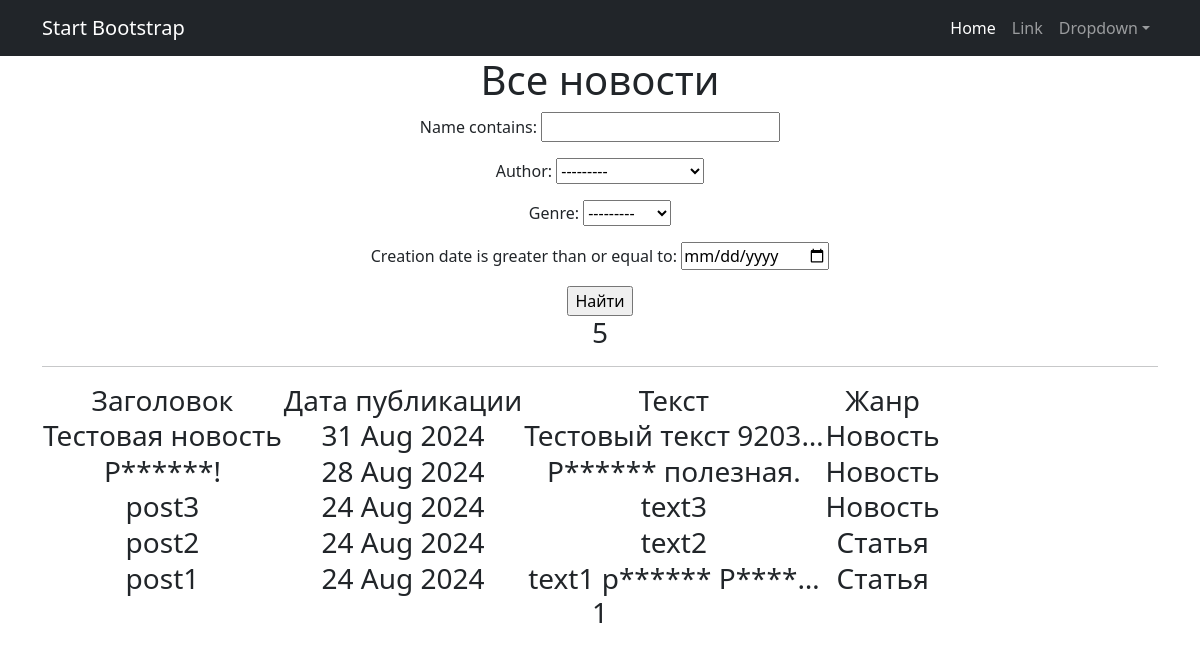
/posts/search/, run on the app's committed database.
### NewsPortal/models.py (models this page shows, shortened)
class Post(models.Model):
    genre = models.CharField(max_length=2, choices=genres)
    creation = models.DateTimeField(auto_now_add=True)
    name = models.CharField(max_length=255)
    text = models.TextField()
    rating = models.IntegerField(default=0)
    author = models.ForeignKey(Author, on_delete=models.CASCADE, related_name='posts')
    categories = models.ManyToManyField(Category, through='PostCategory')

### NewsPortal/views.py (the view)
# urls.py: path('', PostsList.as_view(), name='posts'),
class PostsList(ListView):
    model = Post
    ordering = '-creation'
    template_name = 'posts.html'
    context_object_name = 'posts'
    paginate_by = 10
    def get_template_names(self):
        if self.request.path == '/posts/':
            self.template_name = 'posts.html'
        elif self.request.path == '/posts/search/':
            self.template_name = 'search.html'
        return self.template_name
    def get_queryset(self):
        queryset = super().get_queryset()
        self.filterset = PostFilter(self.request.GET, queryset=queryset)
        return self.filterset.qs
    def get_context_data(self, **kwargs):
        context = super().get_context_data(**kwargs)
        context['filterset'] = self.filterset
        return context

### NewsPortal/templatetags/custom_filters.py (called while the page is built)
@register.filter()
def censor(value):
    if isinstance(value, str):
        for word in censor_list:
            value = value.replace(word[1:], '*' * len(word[1:]))
        return value
    else:
        return value

### templates/search.html (shortened to what this page needs)
{% extends 'flatpages/default.html' %}
{% load custom_filters %}
{% load custom_tags %}
{% block content %}
   <h1>Все новости</h1>
   <form action="" method="get">
       {{ filterset.form.as_p }}
       <input type="submit" value="Найти" />
   </form>
   <h3>{{ posts|length }}
   <hr>
   {% if posts %}
       <table>
           <tr>
               <td>Заголовок</td>
               <td>Дата публикации</td>
               <td>Текст</td>
               <td>Жанр</td>
           </tr>
           {% for post in posts %}
           <tr>
               <td>{{ post.name|censor }}</td>
               <td>{{ post.creation|date:'d M Y' }}</td>
               <td>{{ post.text|censor|truncatechars:20 }}</td>
               <td>{{ post.get_genre_display }}</td>
           </tr>
           {% endfor %}
       </table>
   {% else %}
       <h2>Новостей нет!</h2>
   {% endif %}
   {{ page_obj.number }}
{% endblock content %}

### templates/flatpages/default.html (shortened to what this page needs)
<!DOCTYPE html>
<html lang="en">
    <head>
        {% load static %}
        <link href="{% static 'css/styles.css' %}" rel="stylesheet" />
    </head>
    <body>
        <nav class="navbar navbar-expand-lg navbar-dark bg-dark">
            <div class="container">
                <a class="navbar-brand" href="#">Start Bootstrap</a>
                <div class="collapse navbar-collapse" id="navbarSupportedContent">
                    <ul class="navbar-nav ms-auto mb-2 mb-lg-0">
                        <li class="nav-item"><a class="nav-link active" aria-current="page" href="#">Home</a></li>
                        <li class="nav-item"><a class="nav-link" href="#">Link</a></li>
                        <li class="nav-item dropdown">
                            <a class="nav-link dropdown-toggle" id="navbarDropdown" href="#" role="button" data-bs-toggle="dropdown" aria-expanded="false">Dropdown</a>
                        </li>
                    </ul>
                </div>
            </div>
        </nav>
        <div class="container">
            <div class="row">
                <div class="col-lg-12 text-center">
                    {% block content %}{% endblock content %}
                </div>
            </div>
        </div>
    </body>
</html>

### data on the page
Post: name|censor "Тестовая новость", creation "31 Aug 2024", text|censor "Тестовый текст 9203…", genre "Новость"
Post: name|censor "Р******!", creation "28 Aug 2024", text|censor "Р****** полезная.", genre "Новость"
Post: name|censor "post3", creation "24 Aug 2024", text|censor "text3", genre "Новость"
Post: name|censor "post2", creation "24 Aug 2024", text|censor "text2", genre "Статья"
Post: name|censor "post1", creation "24 Aug 2024", text|censor "text1 р****** Р****…", genre "Статья"

### other printed values
{{ posts|length }} "5"
{{ page_obj.number }} "1"
